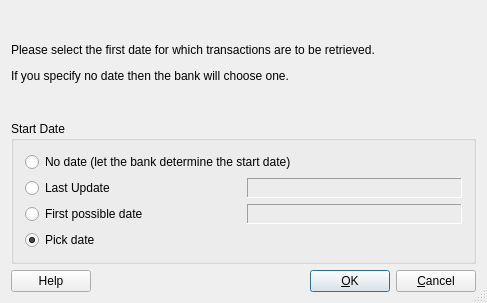
<?xml version="1.0" encoding="UTF-8"?>
<ui version="4.0">
 <class>QBPickStartDateUi</class>
 <widget class="QDialog" name="QBPickStartDateUi">
  <property name="geometry">
   <rect>
    <x>0</x>
    <y>0</y>
    <width>487</width>
    <height>303</height>
   </rect>
  </property>
  <property name="windowTitle">
   <string>Pick Start Date</string>
  </property>
  <property name="sizeGripEnabled">
   <bool>true</bool>
  </property>
  <layout class="QVBoxLayout">
   <item>
    <widget class="QLabel" name="textLabel1">
     <property name="sizePolicy">
      <sizepolicy hsizetype="Expanding" vsizetype="Expanding">
       <horstretch>0</horstretch>
       <verstretch>0</verstretch>
      </sizepolicy>
     </property>
     <property name="text">
      <string>&lt;qt&gt;
&lt;p&gt;
Please select the first date for which transactions are to be retrieved.
&lt;/p&gt;
&lt;p&gt;
If you specify no date then the bank will choose one.
&lt;/p&gt;
&lt;/qt&gt;</string>
     </property>
     <property name="wordWrap">
      <bool>false</bool>
     </property>
    </widget>
   </item>
   <item>
    <widget class="Q3ButtonGroup" name="buttonGroup">
     <property name="title">
      <string>Start Date</string>
     </property>
     <layout class="QVBoxLayout">
      <item>
       <widget class="QRadioButton" name="noDateButton">
        <property name="text">
         <string>No date (let the bank determine the start date)</string>
        </property>
       </widget>
      </item>
      <item>
       <layout class="QGridLayout">
        <item row="0" column="1">
         <widget class="QLabel" name="lastUpdateLabel">
          <property name="frameShape">
           <enum>QFrame::Panel</enum>
          </property>
          <property name="frameShadow">
           <enum>QFrame::Sunken</enum>
          </property>
          <property name="text">
           <string/>
          </property>
          <property name="wordWrap">
           <bool>false</bool>
          </property>
         </widget>
        </item>
        <item row="2" column="0">
         <widget class="QRadioButton" name="pickDateButton">
          <property name="text">
           <string>Pick date</string>
          </property>
          <property name="checked">
           <bool>true</bool>
          </property>
         </widget>
        </item>
        <item row="2" column="1">
         <widget class="Q3DateEdit" name="pickDateEdit">
          <property name="autoAdvance">
           <bool>true</bool>
          </property>
         </widget>
        </item>
        <item row="1" column="0">
         <widget class="QRadioButton" name="firstDateButton">
          <property name="text">
           <string>First possible date</string>
          </property>
         </widget>
        </item>
        <item row="1" column="1">
         <widget class="QLabel" name="firstDateLabel">
          <property name="frameShape">
           <enum>QFrame::Panel</enum>
          </property>
          <property name="frameShadow">
           <enum>QFrame::Sunken</enum>
          </property>
          <property name="text">
           <string/>
          </property>
          <property name="wordWrap">
           <bool>false</bool>
          </property>
         </widget>
        </item>
        <item row="0" column="0">
         <widget class="QRadioButton" name="lastUpdateButton">
          <property name="text">
           <string>Last Update</string>
          </property>
         </widget>
        </item>
       </layout>
      </item>
     </layout>
    </widget>
   </item>
   <item>
    <layout class="QHBoxLayout">
     <item>
      <widget class="QPushButton" name="helpButton">
       <property name="text">
        <string>Help</string>
       </property>
       <property name="shortcut">
        <string/>
       </property>
       <property name="autoDefault">
        <bool>false</bool>
       </property>
       <property name="default">
        <bool>false</bool>
       </property>
      </widget>
     </item>
     <item>
      <spacer name="Horizontal Spacing2">
       <property name="orientation">
        <enum>Qt::Horizontal</enum>
       </property>
       <property name="sizeType">
        <enum>QSizePolicy::Expanding</enum>
       </property>
       <property name="sizeHint" stdset="0">
        <size>
         <width>140</width>
         <height>20</height>
        </size>
       </property>
      </spacer>
     </item>
     <item>
      <widget class="QPushButton" name="buttonOk">
       <property name="text">
        <string>&amp;OK</string>
       </property>
       <property name="shortcut">
        <string/>
       </property>
       <property name="autoDefault">
        <bool>true</bool>
       </property>
       <property name="default">
        <bool>true</bool>
       </property>
      </widget>
     </item>
     <item>
      <widget class="QPushButton" name="buttonCancel">
       <property name="text">
        <string>&amp;Cancel</string>
       </property>
       <property name="shortcut">
        <string/>
       </property>
       <property name="autoDefault">
        <bool>false</bool>
       </property>
      </widget>
     </item>
    </layout>
   </item>
  </layout>
 </widget>
 <layoutdefault spacing="6" margin="11"/>
 <pixmapfunction>qPixmapFromMimeSource</pixmapfunction>
 <customwidgets>
  <customwidget>
   <class>Q3GroupBox</class>
   <extends>QGroupBox</extends>
   <header>Qt3Support/Q3GroupBox</header>
   <container>1</container>
  </customwidget>
  <customwidget>
   <class>Q3ButtonGroup</class>
   <extends>Q3GroupBox</extends>
   <header>Qt3Support/Q3ButtonGroup</header>
   <container>1</container>
  </customwidget>
  <customwidget>
   <class>Q3DateEdit</class>
   <extends>QWidget</extends>
   <header>Qt3Support/Q3DateEdit</header>
  </customwidget>
 </customwidgets>
 <tabstops>
  <tabstop>noDateButton</tabstop>
  <tabstop>lastUpdateButton</tabstop>
  <tabstop>firstDateButton</tabstop>
  <tabstop>pickDateButton</tabstop>
  <tabstop>pickDateEdit</tabstop>
  <tabstop>helpButton</tabstop>
  <tabstop>buttonOk</tabstop>
  <tabstop>buttonCancel</tabstop>
 </tabstops>
 <resources/>
 <connections>
  <connection>
   <sender>buttonOk</sender>
   <signal>clicked()</signal>
   <receiver>QBPickStartDateUi</receiver>
   <slot>accept()</slot>
   <hints>
    <hint type="sourcelabel">
     <x>20</x>
     <y>20</y>
    </hint>
    <hint type="destinationlabel">
     <x>20</x>
     <y>20</y>
    </hint>
   </hints>
  </connection>
  <connection>
   <sender>buttonCancel</sender>
   <signal>clicked()</signal>
   <receiver>QBPickStartDateUi</receiver>
   <slot>reject()</slot>
   <hints>
    <hint type="sourcelabel">
     <x>20</x>
     <y>20</y>
    </hint>
    <hint type="destinationlabel">
     <x>20</x>
     <y>20</y>
    </hint>
   </hints>
  </connection>
 </connections>
</ui>
